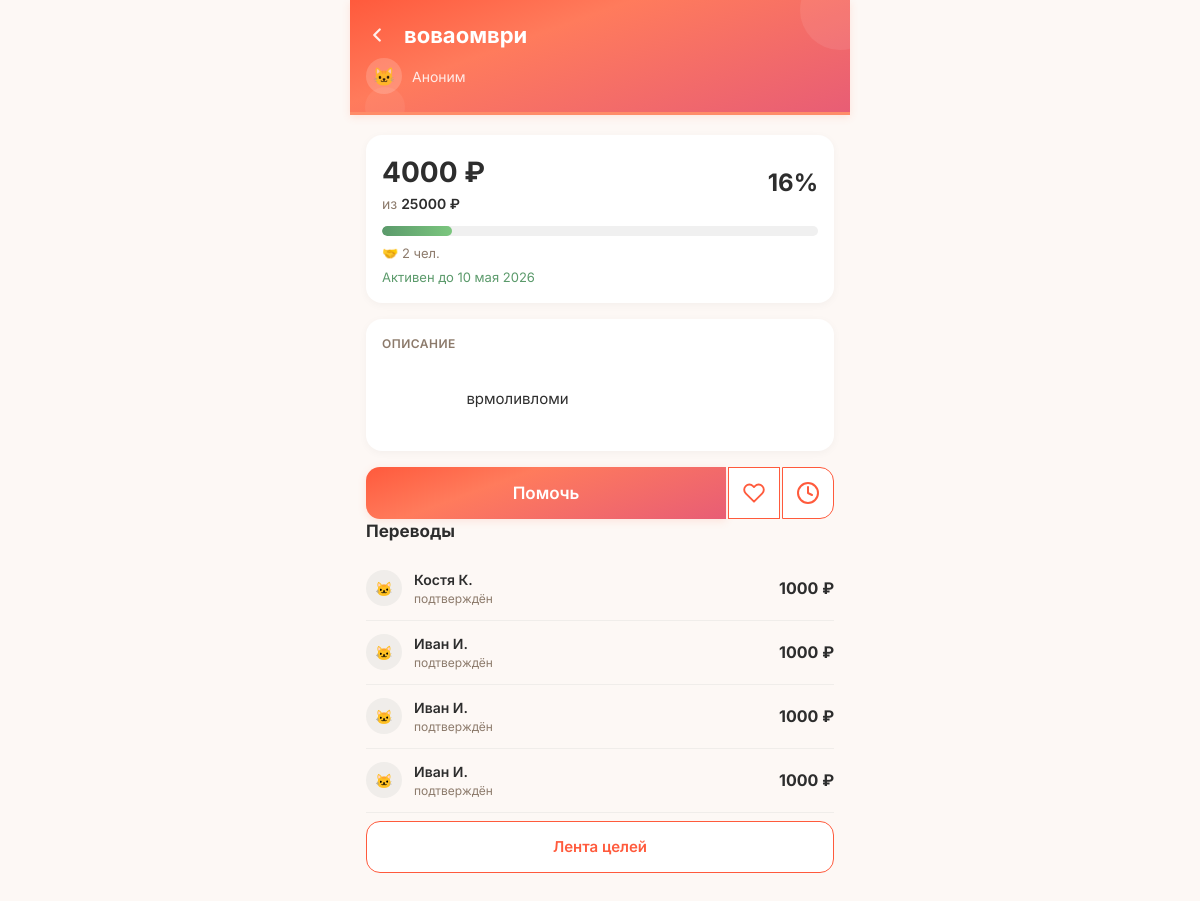
Screenshot of /goal/5 with the database file from the repository.
### tables this page shows
CREATE TABLE "goals" (
        id INTEGER PRIMARY KEY AUTOINCREMENT,
        user_id INTEGER NOT NULL,
        type TEXT NOT NULL CHECK(type IN ('super_blitz','blitz','serious','urgent','group')),
        title TEXT NOT NULL,
        description TEXT NULL,
        photo_url TEXT NULL,
        amount_goal REAL NOT NULL,
        amount_collected REAL DEFAULT 0.00,
        ends_at TEXT NULL,
        status TEXT DEFAULT 'draft' CHECK(status IN ('draft','active','frozen','completed','failed','lightning_failed','hidden')),
        trial_ends_at TEXT NULL,
        subscription_active_until TEXT NULL,
        last_boosted_at TEXT NULL,
        is_lightning INTEGER DEFAULT 0,
        lightning_started_at TEXT NULL,
        moderation_status TEXT DEFAULT 'pending',
        completion_type TEXT DEFAULT 'organic',
        is_seed INTEGER DEFAULT 0,
        views_count INTEGER DEFAULT 0,
        views_24h INTEGER DEFAULT 0,
        donations_count INTEGER DEFAULT 0,
        donations_24h INTEGER DEFAULT 0,
        created_at TEXT DEFAULT (datetime('now')), photos TEXT, moderation_comment TEXT, moderated_at TEXT, moderated_by INTEGER, resubmission_count INTEGER DEFAULT 0, is_resubmission INTEGER DEFAULT 0, rejection_categories TEXT, hidden_by_ban INTEGER DEFAULT 0,
        FOREIGN KEY (user_id) REFERENCES users(id)
    );

CREATE TABLE donations (
            id INTEGER PRIMARY KEY AUTOINCREMENT,
            goal_id INTEGER NOT NULL,
            donor_id INTEGER NULL,
            amount_reported REAL NOT NULL,
            status TEXT NOT NULL CHECK(status IN ('donor_confirmed','recipient_confirmed','completed','disputed')),
            is_anonymous INTEGER DEFAULT 0,
            is_seed INTEGER DEFAULT 0,
            warm_word TEXT NULL,
            donor_confirmed_at TEXT DEFAULT (datetime('now')),
            recipient_confirmed_at TEXT NULL,
            completed_at TEXT NULL,
            dispute_reason TEXT NULL,
            donor_to_recipient_count INTEGER DEFAULT 1,
            referred_by INTEGER NULL, ip_address TEXT,
            FOREIGN KEY (goal_id) REFERENCES goals(id),
            FOREIGN KEY (donor_id) REFERENCES users(id)
        );

### main.py (the view)
@app.route('/goal/<int:goal_id>')
def goal_page(goal_id):
    db = get_db()
    goal = db.execute("SELECT * FROM goals WHERE id = ?", (goal_id,)).fetchone()
    if not goal:
        flash('Цель не найдена.', 'danger')
        return redirect(url_for('goals_list'))
    if goal['status'] in ('draft', 'failed'):
        current_user = get_current_user()
        is_author = current_user and current_user['id'] == goal['user_id']
        is_admin = current_user and current_user['is_admin']
        if not (is_author or is_admin):
            abort(404)
    if goal['status'] == 'hidden':
        current_user = get_current_user()
        is_admin = current_user and current_user['is_admin']
        if not is_admin:
            abort(404)
    import json as _json
    photos_list = []
    if goal['photos']:
        try:
            photos_list = _json.loads(goal['photos'])
        except Exception:
            photos_list = []
    if not photos_list and goal['photo_url']:
        photos_list = [goal['photo_url']]
    rejection_cats = []
    if goal['rejection_categories']:
        try:
            rejection_cats = _json.loads(goal['rejection_categories'])
        except Exception:
            rejection_cats = []
    author = db.execute("SELECT phone FROM users WHERE id = ?", (goal['user_id'],)).fetchone()
    donations = db.execute(
        """SELECT d.*,
           CASE WHEN d.is_anonymous = 1 OR d.donor_id IS NULL THEN NULL
                ELSE COALESCE(NULLIF(u.name, ''), '+' || u.phone)
           END as donor_name
        FROM donations d
        LEFT JOIN users u ON d.donor_id = u.id
        WHERE d.goal_id = ?
        ORDER BY d.donor_confirmed_at DESC""",
        (goal_id,)
    ).fetchall()
    donor_count = db.execute("SELECT COUNT(DISTINCT donor_id) FROM donations WHERE goal_id = ? AND status IN ('recipient_confirmed','completed')", (goal_id,)).fetchone()[0]
    last_donation = db.execute("SELECT MAX(donor_confirmed_at) FROM donations WHERE goal_id = ?", (goal_id,)).fetchone()[0]
    pct = int((goal['amount_collected'] / goal['amount_goal']) * 100) if goal['amount_goal'] > 0 else 0
    months = ['января','февраля','марта','апреля','мая','июня','июля','августа','сентября','октября','ноября','декабря']
    try:
        parts = goal['ends_at'][:10].split('-')
        ends_at_formatted = f"{int(parts[2])} {months[int(parts[1])-1]} {parts[0]}"
    except:
        ends_at_formatted = goal['ends_at'][:10]
    user = get_current_user()
    is_author = (user and user['id'] == goal['user_id'])
    is_liked = False
    if user:
        ldb = get_db()
        is_liked = ldb.execute(
            "SELECT id FROM likes WHERE user_id = ? AND goal_id = ?",
            (user['id'], goal_id)
        ).fetchone() is not None
    already_reported = False
    if user:
        rdb = get_db()
        already_reported = rdb.execute(
            'SELECT id FROM reports WHERE goal_id = ? AND reporter_id = ?',
            (goal_id, user['id'])
        ).fetchone() is not None
    return render_template('goal.html', goal=goal, author=author, progress=pct, donations=donations, is_author=is_author, donor_count=donor_count, last_donation=last_donation, ends_at_formatted=ends_at_formatted, already_reported=already_reported, user=user, photos_list=photos_list, is_liked=is_liked, rejection_cats=rejection_cats)

### main.py (called while the page is built, shortened)
def get_current_user():
    return None

### models.py (called while the page is built)
def _create_connection():
    conn = sqlite3.connect(DATABASE, timeout=30)
    conn.row_factory = sqlite3.Row
    conn.execute("PRAGMA journal_mode=WAL")
    conn.execute("PRAGMA synchronous=NORMAL")
    conn.execute("PRAGMA busy_timeout=30000")
    conn.execute("PRAGMA foreign_keys = ON")
    return conn

def get_db():
    try:
        from flask import g
        if not hasattr(g, '_database'):
            g._database = _create_connection()
        return g._database
    except (ImportError, RuntimeError):
        return _create_connection()

### templates/goal.html (shortened to what this page needs)
<!DOCTYPE html>
<html lang="ru">
<head>
    <link rel="stylesheet" href="/static/style.css?v=7">
</head>
<body>
    <div class="container">
        <div class="goal-header">
            <div class="goal-back-row">
                <button class="goal-back" onclick="history.back()" aria-label="Назад">
                    <svg viewBox="0 0 24 24" fill="none" stroke="currentColor" stroke-width="2.5" stroke-linecap="round" stroke-linejoin="round"><polyline points="15 18 9 12 15 6"></polyline></svg>
                </button>
                <h1>{{ goal.title }}</h1>
            </div>
            <div class="author-row">
                <div class="avatar">🐱</div>
                <span>{{ author.name or 'Аноним' }}</span>
            </div>
        </div>
        <div class="content">
            <div class="stats-card">
                <div class="stats-row">
                    <div>
                        <div class="collected">{{ "%.0f"|format(goal.amount_collected) }} ₽</div>
                        <div class="goal">из <span>{{ "%.0f"|format(goal.amount_goal) }} ₽</span></div>
                    </div>
                    <div style="text-align:right;">
                        <div style="font-size:24px;font-weight:700;color:#2D2D2D;">{{ progress }}%</div>
                    </div>
                </div>
                <div class="progress-bar">
                    <div class="progress-fill" style="width: {{ progress }}%;"></div>
                </div>
                <div class="stats-meta">
                    {% if donor_count > 0 %}
                    <span>🤝 {{ donor_count }} чел.</span>
                    {% endif %}
                </div>
                {% if goal.status == "active" %}<div class="deadline" style="color:#5B9A6B;">Активен до {{ ends_at_formatted }}</div>{% else %}<div class="deadline" style="color:#E57373;">Не активен</div>{% endif %}
            </div>
            {% if goal.description or is_author %}
            <div class="description-block">
                <div class="description-header">
                    <span class="description-label">Описание</span>
                </div>
                <div class="description" id="descView">
                    {% if goal.description %}{{ goal.description }}{% else %}<span class="desc-empty">Пока нет описания</span>{% endif %}
                </div>
            </div>
            {% endif %}
            {% if not is_author %}
            <div class="action-pair">
                <button class="btn-help-pair" onclick="openModal()">Помочь</button>
                <button class="btn-square {% if is_liked %}liked{% endif %}" id="likeBtn" data-goal-id="{{ goal.id }}" onclick="toggleLike()" aria-label="В избранное">
                    <div id="likeHeart" style="width:30px;height:30px;"></div>
                </button>
                <button class="btn-square btn-remind-pair" id="remindBtn" data-goal-id="{{ goal.id }}" onclick="openReminderModal()" aria-label="Напомнить позже">
                    <svg viewBox="0 0 24 24" fill="none" stroke="currentColor" stroke-width="2" stroke-linecap="round" stroke-linejoin="round"><circle cx="12" cy="12" r="10"></circle><polyline points="12 6 12 12 16 14"></polyline></svg>
                </button>
            </div>
            {% endif %}
            {% if donations %}
            <h3 class="donations-title">Переводы</h3>
            {% for d in donations %}
            <div class="donation-item">
                <div class="donation-avatar">🐱</div>
                <div class="donation-info">
                    <div class="donor-name">{{ d.donor_name or 'Аноним' }}</div>
                    <div class="donor-meta">
                        {% if d.status == 'donor_confirmed' %}ожидает
                        {% elif d.status == 'recipient_confirmed' %}подтверждён
                        {% elif d.status == 'completed' %}засчитан
                        {% else %}{{ d.status }}{% endif %}
                    </div>
                </div>
                <div class="donation-amount">{{ "%.0f"|format(d.amount_reported) }} ₽</div>
            </div>
            {% endfor %}
            {% endif %}
            <a class="btn-back" href="/goals" style="text-align:center;">Лента целей</a>
        </div>
    </div>
</body>
</html>

### static/style.css (style rules this page uses)
:root { --cta: #FF6B4A; --cta-hover: #E85D3A; --bg: #FDF8F5; --card: #FFFFFF; --card-shadow: 0 2px 12px rgba(0,0,0,0.04); --text: #2D2D2D; --text-soft: #8C7A6B; --success: #5B9A6B; --error: #E57373; --gold: #D4A853; --gradient-cta: linear-gradient(160deg, #FF5A3C 0%, #FF7B5C 35%, #E85D75 100%); --radius: 12px; --radius-lg: 16px; --font: 'Inter', -apple-system, BlinkMacSystemFont, sans-serif; --transition: 0.2s ease; }
*, *::before, *::after { box-sizing: border-box; margin: 0; padding: 0; }
body { font-family: var(--font); font-size: 16px; line-height: 1.5; background: var(--bg); color: var(--text); -webkit-tap-highlight-color: transparent; -webkit-font-smoothing: antialiased; animation: pageIn 0.3s ease; }
h1 { font-size: 28px; font-weight: 700; line-height: 1.2; }
h3 { font-size: 18px; font-weight: 600; }
a { color: var(--cta); text-decoration: none; }
.progress-fill { background: var(--success); height: 100%; border-radius: 8px; transition: width 0.4s ease; }
html { overscroll-behavior-y: auto; }
* { scrollbar-width: thin; scrollbar-color: #FF5A3C transparent; }

### rows the page displays
goals: title "воваомври", amount_collected "4000", amount_goal "25000", description "врмоливломи"
donations: donor_name "Костя К.", shows "подтверждён", amount_reported "1000"
donations: donor_name "Иван И.", shows "подтверждён", amount_reported "1000"
donations: donor_name "Иван И.", shows "подтверждён", amount_reported "1000"
donations: donor_name "Иван И.", shows "подтверждён", amount_reported "1000"

### other values shown
{{ author.name or 'Аноним' }} "Аноним"
{{ progress }} "16"
{{ donor_count }} "2"
{{ ends_at_formatted }} "10 мая 2026"
